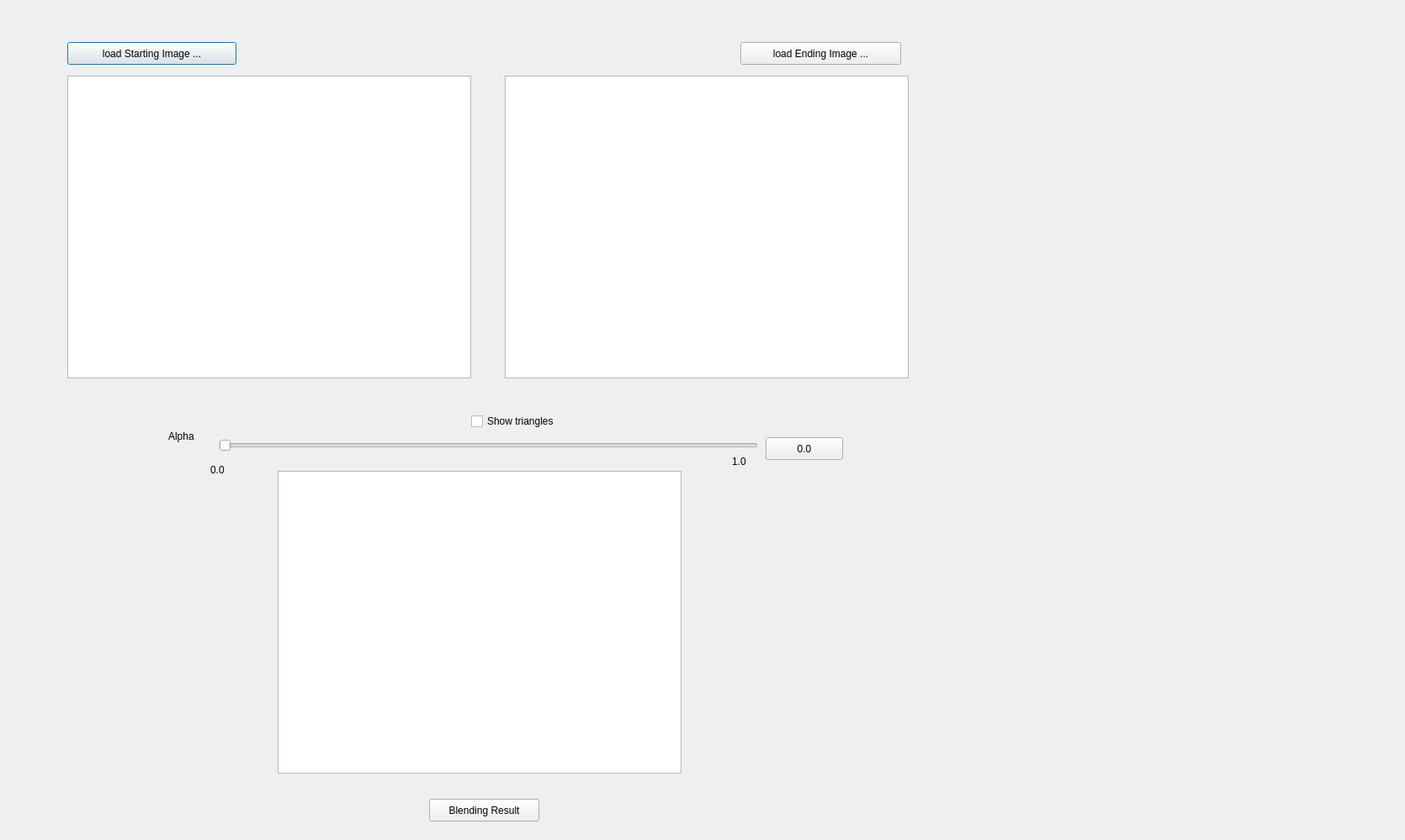
<?xml version="1.0" encoding="UTF-8"?>
<ui version="4.0">
 <class>Dialog</class>
 <widget class="QDialog" name="Dialog">
  <property name="geometry">
   <rect>
    <x>0</x>
    <y>0</y>
    <width>1670</width>
    <height>999</height>
   </rect>
  </property>
  <property name="windowTitle">
   <string>Dialog</string>
  </property>
  <widget class="QPushButton" name="load_start">
   <property name="geometry">
    <rect>
     <x>80</x>
     <y>50</y>
     <width>201</width>
     <height>27</height>
    </rect>
   </property>
   <property name="text">
    <string>load Starting Image ...</string>
   </property>
  </widget>
  <widget class="QPushButton" name="load_end">
   <property name="geometry">
    <rect>
     <x>880</x>
     <y>50</y>
     <width>191</width>
     <height>27</height>
    </rect>
   </property>
   <property name="text">
    <string>load Ending Image ...</string>
   </property>
  </widget>
  <widget class="QSlider" name="alpha">
   <property name="geometry">
    <rect>
     <x>260</x>
     <y>520</y>
     <width>641</width>
     <height>19</height>
    </rect>
   </property>
   <property name="orientation">
    <enum>Qt::Horizontal</enum>
   </property>
  </widget>
  <widget class="QLabel" name="label">
   <property name="geometry">
    <rect>
     <x>200</x>
     <y>510</y>
     <width>62</width>
     <height>17</height>
    </rect>
   </property>
   <property name="text">
    <string>Alpha</string>
   </property>
  </widget>
  <widget class="QPushButton" name="alpha_value">
   <property name="geometry">
    <rect>
     <x>910</x>
     <y>520</y>
     <width>92</width>
     <height>27</height>
    </rect>
   </property>
   <property name="text">
    <string>0.0</string>
   </property>
  </widget>
  <widget class="QPushButton" name="blending">
   <property name="geometry">
    <rect>
     <x>510</x>
     <y>950</y>
     <width>131</width>
     <height>27</height>
    </rect>
   </property>
   <property name="text">
    <string>Blending Result</string>
   </property>
  </widget>
  <widget class="QCheckBox" name="show_triangles">
   <property name="geometry">
    <rect>
     <x>560</x>
     <y>490</y>
     <width>131</width>
     <height>22</height>
    </rect>
   </property>
   <property name="text">
    <string>Show triangles</string>
   </property>
  </widget>
  <widget class="QLabel" name="label_2">
   <property name="geometry">
    <rect>
     <x>250</x>
     <y>550</y>
     <width>62</width>
     <height>17</height>
    </rect>
   </property>
   <property name="text">
    <string>0.0</string>
   </property>
  </widget>
  <widget class="QLabel" name="label_3">
   <property name="geometry">
    <rect>
     <x>870</x>
     <y>540</y>
     <width>62</width>
     <height>17</height>
    </rect>
   </property>
   <property name="text">
    <string>1.0</string>
   </property>
  </widget>
  <widget class="QLabel" name="label_4">
   <property name="geometry">
    <rect>
     <x>130</x>
     <y>410</y>
     <width>141</width>
     <height>17</height>
    </rect>
   </property>
   <property name="text">
    <string>&lt;!DOCTYPE HTML PUBLIC &quot;-//W3C//DTD HTML 4.0//EN&quot; &quot;http://www.w3.org/TR/REC-html40/strict.dtd&quot;&gt;
&lt;html&gt;&lt;head&gt;&lt;meta name=&quot;qrichtext&quot; content=&quot;1&quot; /&gt;&lt;style type=&quot;text/css&quot;&gt;
p, li { white-space: pre-wrap; }
&lt;/style&gt;&lt;/head&gt;&lt;body style=&quot; font-family:'Sans'; font-size:10pt; font-weight:400; font-style:normal;&quot;&gt;
&lt;p style=&quot; margin-top:0px; margin-bottom:0px; margin-left:0px; margin-right:0px; -qt-block-indent:0; text-indent:0px;&quot;&gt;&lt;span style=&quot; font-size:11pt; font-weight:600;&quot;&gt;Starting Image&lt;/span&gt;&lt;/p&gt;&lt;/body&gt;&lt;/html&gt;</string>
   </property>
  </widget>
  <widget class="QGraphicsView" name="start_image">
   <property name="geometry">
    <rect>
     <x>80</x>
     <y>90</y>
     <width>480</width>
     <height>360</height>
    </rect>
   </property>
  </widget>
  <widget class="QGraphicsView" name="blend_image">
   <property name="geometry">
    <rect>
     <x>330</x>
     <y>560</y>
     <width>480</width>
     <height>360</height>
    </rect>
   </property>
  </widget>
  <widget class="QGraphicsView" name="end_image">
   <property name="geometry">
    <rect>
     <x>600</x>
     <y>90</y>
     <width>480</width>
     <height>360</height>
    </rect>
   </property>
  </widget>
 </widget>
 <resources/>
 <connections/>
</ui>
